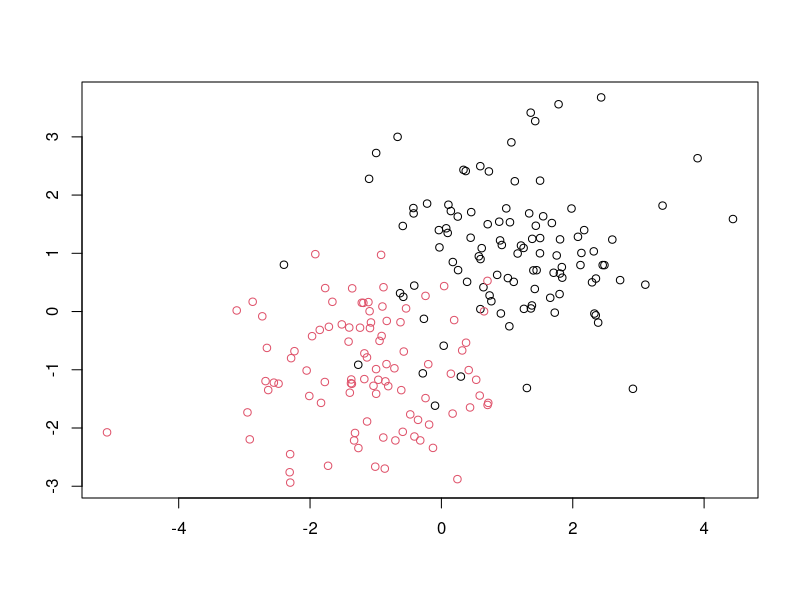

This figure's R source:
library(kernlab)
library(mlbench)
library(e1071)
# dat <- mlbench.spirals(400, cycles = 1.2, sd = 0.07)
# x <- dat$x
# y <- dat$classes
# rbfsvm <- ksvm(x, y, type = "C-svc", kernel = "rbfdot")
# par(ps = 16, lwd = 2)
# plot(x, col = predict(rbfsvm, x))
# 
# testx <- matrix(rnorm(100),,2)
# predict(rbfsvm, testx)

dat <- mlbench.2dnormals(200, cl = 2, sd = 1)
plot(dat)
x <- dat$x
y <- dat$classes
# y <- rep(1, 200)

d.svm <- svm(x, y)

nusvm <- ksvm(x, y, type = "nu-svc", kernel = "rbfdot")
c <- 1/(nusvm@b * 200)
Csvm <- ksvm(x, y, type = "C-svc", kernel = "rbfdot", C = c)

C <- 10
Csvm <- ksvm(x, y, type = "C-svc", kernel = "rbfdot", C = C)
alpha <- unlist(Csvm@alpha)
nu <- sum(alpha)/(C*200)
nusvm <- ksvm(x, y, type = "nu-svc", kernel = "rbfdot", nu = nu)
Csvm
nusvm
